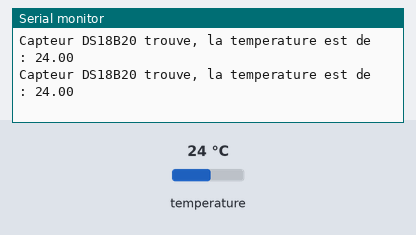
The sketch below on a simulated Arduino Uno, built with avr-gcc and run on an emulated ATmega328P. Shown: the last lines printed to the serial monitor. The test bench sets the inputs (shaded band); at power-on: temperature 24 °C.

Above: at 1.2 s.
1.3 s: temperature set to 7 °C
At 1.45 s:
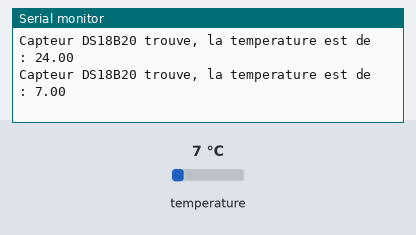
4.3 s: temperature set to 12 °C
At 4.38 s:
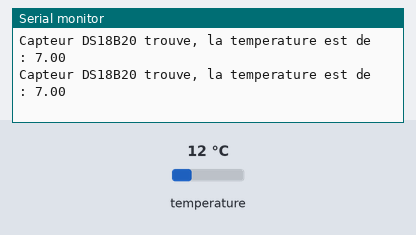
Timing chart, 0 to 7.3 s (numbered marks = the images above; inputs shaded):
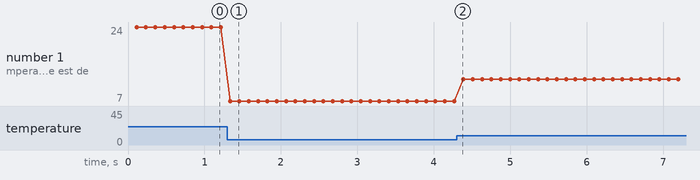

Measured:
- after the input at 1.3 s, the serial monitor: prints a new line at once (image 1)
- plotted number 1: 24 → 7 after the input at 1.3 s, 7 → 12 after the input at 4.3 s

The sketch:

Capteur_DS18B20_Temperature.ino
```cpp
#include <OneWire.h>
OneWire ds(7); // Broche DATA du capteur DS18B20


byte addr[8]; // Contient les adresses du capteur
byte data[9]; // Contient les valeurs du capteur (scratchpad)
float temp;

void setup() {
  Serial.begin(9600);
}


void Temperature() {
  delay(100);

  /* Vérifie qu'un capteur soit trouvé, et vérifie qu'il s'agit d'un DS18B20
     La fonction "ds.search()" remplie le tableau "addr" avec les addresses trouvées du capteur */
  if (ds.search(addr) && addr[0] == 0x28) {
    Serial.print("Capteur DS18B20 trouve");
    ds.reset_search();
  }

  // Sinon, on affiche un msg d'erreur
  else {
    Serial.println("Capteur non trouve, ou mauvais capteur ! (DS18B20 seulement)");
    return;
  }


  ds.reset();         // Reset les data du bus
  ds.select(addr);    // Selectionne l'addresse du capteur
  ds.write(0x44, 1);  // Envoie une demande de prise de temperature


  ds.reset();         // Reset les data du bus
  ds.select(addr);    // Selectionne l'addresse du capteur
  ds.write(0xBE);     // Envoie une demande de lecture des valeurs (scratchpad)


  /* Ecrit dans le tableau "data" les 9 valeurs du scratchpad */
  for (byte i = 0; i < 9; i++) {
    data[i] = ds.read();
  }


  /* Calcul la temperature en utilisant les données "data[1]" et "data[0]"
   * " << " Ajoute 8 "0" a l'écriture binaire du nombre
   * " | " Fait un "OU Logique", en binaire, entre la valeur "data[1]" et "data[0]" */
  temp = (int16_t) ((data[1] << 8) | data[0]) * 0.0625;

  Serial.print(", la temperature est de : ");
  Serial.println(temp);

}


void loop() {
  Temperature();
}
```
